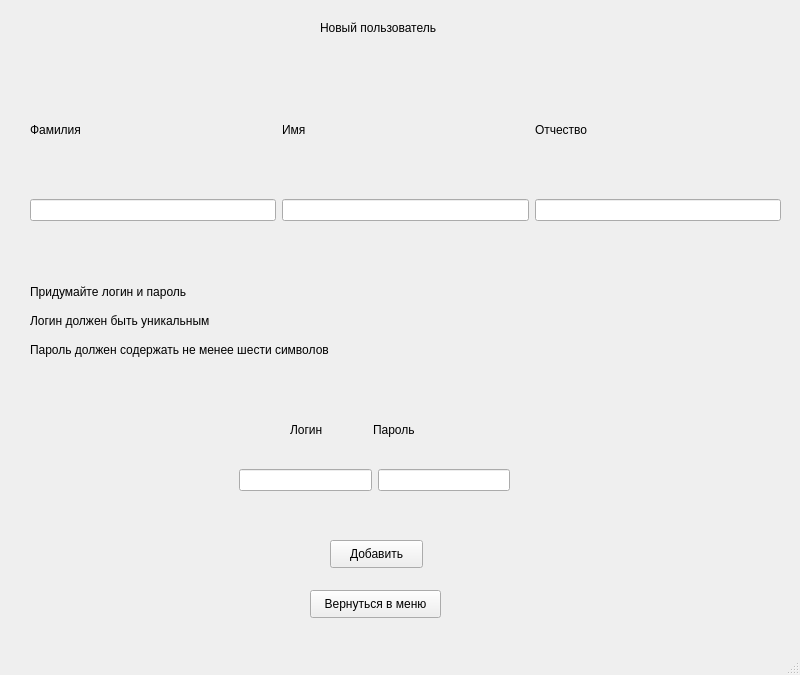
<?xml version="1.0" encoding="UTF-8"?>
<ui version="4.0">
 <class>MainWindow</class>
 <widget class="QMainWindow" name="MainWindow">
  <property name="geometry">
   <rect>
    <x>0</x>
    <y>0</y>
    <width>800</width>
    <height>675</height>
   </rect>
  </property>
  <property name="windowTitle">
   <string>MainWindow</string>
  </property>
  <widget class="QWidget" name="centralwidget">
   <widget class="QWidget" name="horizontalLayoutWidget">
    <property name="geometry">
     <rect>
      <x>30</x>
      <y>90</y>
      <width>751</width>
      <height>80</height>
     </rect>
    </property>
    <layout class="QHBoxLayout" name="horizontalLayout">
     <item>
      <widget class="QLabel" name="label_4">
       <property name="text">
        <string>Фамилия</string>
       </property>
      </widget>
     </item>
     <item>
      <widget class="QLabel" name="label_3">
       <property name="text">
        <string>Имя</string>
       </property>
      </widget>
     </item>
     <item>
      <widget class="QLabel" name="label_2">
       <property name="text">
        <string>Отчество</string>
       </property>
      </widget>
     </item>
    </layout>
   </widget>
   <widget class="QWidget" name="horizontalLayoutWidget_2">
    <property name="geometry">
     <rect>
      <x>30</x>
      <y>170</y>
      <width>751</width>
      <height>80</height>
     </rect>
    </property>
    <layout class="QHBoxLayout" name="horizontalLayout_2">
     <item>
      <widget class="QLineEdit" name="surname"/>
     </item>
     <item>
      <widget class="QLineEdit" name="stname"/>
     </item>
     <item>
      <widget class="QLineEdit" name="patronymic"/>
     </item>
    </layout>
   </widget>
   <widget class="QWidget" name="verticalLayoutWidget">
    <property name="geometry">
     <rect>
      <x>30</x>
      <y>280</y>
      <width>641</width>
      <height>81</height>
     </rect>
    </property>
    <layout class="QVBoxLayout" name="verticalLayout">
     <item>
      <widget class="QLabel" name="label">
       <property name="text">
        <string>Придумайте логин и пароль</string>
       </property>
      </widget>
     </item>
     <item>
      <widget class="QLabel" name="label_5">
       <property name="text">
        <string>Логин должен быть уникальным</string>
       </property>
      </widget>
     </item>
     <item>
      <widget class="QLabel" name="label_6">
       <property name="text">
        <string>Пароль должен содержать не менее шести символов </string>
       </property>
      </widget>
     </item>
    </layout>
   </widget>
   <widget class="QWidget" name="horizontalLayoutWidget_3">
    <property name="geometry">
     <rect>
      <x>290</x>
      <y>390</y>
      <width>160</width>
      <height>80</height>
     </rect>
    </property>
    <layout class="QHBoxLayout" name="horizontalLayout_3">
     <item>
      <widget class="QLabel" name="label_7">
       <property name="text">
        <string>Логин</string>
       </property>
      </widget>
     </item>
     <item>
      <widget class="QLabel" name="label_8">
       <property name="text">
        <string>Пароль</string>
       </property>
      </widget>
     </item>
    </layout>
   </widget>
   <widget class="QWidget" name="horizontalLayoutWidget_4">
    <property name="geometry">
     <rect>
      <x>239</x>
      <y>440</y>
      <width>271</width>
      <height>80</height>
     </rect>
    </property>
    <layout class="QHBoxLayout" name="horizontalLayout_4">
     <item>
      <widget class="QLineEdit" name="new_login"/>
     </item>
     <item>
      <widget class="QLineEdit" name="new_password"/>
     </item>
    </layout>
   </widget>
   <widget class="QPushButton" name="newButton">
    <property name="geometry">
     <rect>
      <x>330</x>
      <y>540</y>
      <width>93</width>
      <height>28</height>
     </rect>
    </property>
    <property name="text">
     <string>Добавить</string>
    </property>
   </widget>
   <widget class="QLabel" name="label_9">
    <property name="geometry">
     <rect>
      <x>320</x>
      <y>20</y>
      <width>131</width>
      <height>16</height>
     </rect>
    </property>
    <property name="text">
     <string>Новый пользователь</string>
    </property>
   </widget>
   <widget class="QPushButton" name="backButton">
    <property name="geometry">
     <rect>
      <x>310</x>
      <y>590</y>
      <width>131</width>
      <height>28</height>
     </rect>
    </property>
    <property name="text">
     <string>Вернуться в меню</string>
    </property>
   </widget>
  </widget>
  <widget class="QMenuBar" name="menubar">
   <property name="geometry">
    <rect>
     <x>0</x>
     <y>0</y>
     <width>800</width>
     <height>26</height>
    </rect>
   </property>
  </widget>
  <widget class="QStatusBar" name="statusbar"/>
 </widget>
 <resources/>
 <connections/>
</ui>
